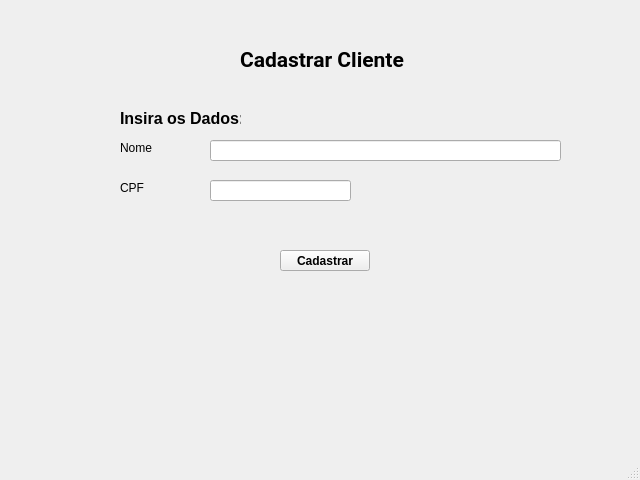
<?xml version="1.0" encoding="UTF-8"?>
<ui version="4.0">
 <class>MainWindow</class>
 <widget class="QMainWindow" name="MainWindow">
  <property name="geometry">
   <rect>
    <x>0</x>
    <y>0</y>
    <width>640</width>
    <height>480</height>
   </rect>
  </property>
  <property name="windowTitle">
   <string>Controle de Estoque</string>
  </property>
  <widget class="QWidget" name="centralwidget">
   <widget class="QLabel" name="label">
    <property name="geometry">
     <rect>
      <x>240</x>
      <y>50</y>
      <width>181</width>
      <height>20</height>
     </rect>
    </property>
    <property name="font">
     <font>
      <family>Roboto</family>
      <pointsize>16</pointsize>
      <weight>75</weight>
      <bold>true</bold>
     </font>
    </property>
    <property name="text">
     <string>Cadastrar Cliente</string>
    </property>
   </widget>
   <widget class="QLabel" name="label_2">
    <property name="geometry">
     <rect>
      <x>120</x>
      <y>110</y>
      <width>121</width>
      <height>16</height>
     </rect>
    </property>
    <property name="font">
     <font>
      <pointsize>12</pointsize>
      <weight>75</weight>
      <bold>true</bold>
     </font>
    </property>
    <property name="text">
     <string>Insira os Dados:</string>
    </property>
   </widget>
   <widget class="QLabel" name="label_3">
    <property name="geometry">
     <rect>
      <x>120</x>
      <y>140</y>
      <width>58</width>
      <height>16</height>
     </rect>
    </property>
    <property name="text">
     <string>Nome</string>
    </property>
   </widget>
   <widget class="QLabel" name="label_4">
    <property name="geometry">
     <rect>
      <x>120</x>
      <y>180</y>
      <width>31</width>
      <height>16</height>
     </rect>
    </property>
    <property name="text">
     <string>CPF</string>
    </property>
   </widget>
   <widget class="QLineEdit" name="lineEdit">
    <property name="geometry">
     <rect>
      <x>210</x>
      <y>140</y>
      <width>351</width>
      <height>21</height>
     </rect>
    </property>
   </widget>
   <widget class="QLineEdit" name="lineEdit_2">
    <property name="geometry">
     <rect>
      <x>210</x>
      <y>180</y>
      <width>141</width>
      <height>21</height>
     </rect>
    </property>
   </widget>
   <widget class="QPushButton" name="pushButton">
    <property name="geometry">
     <rect>
      <x>280</x>
      <y>250</y>
      <width>90</width>
      <height>21</height>
     </rect>
    </property>
    <property name="font">
     <font>
      <weight>75</weight>
      <bold>true</bold>
     </font>
    </property>
    <property name="text">
     <string>Cadastrar</string>
    </property>
   </widget>
  </widget>
  <widget class="QStatusBar" name="statusbar"/>
 </widget>
 <resources/>
 <connections/>
</ui>
